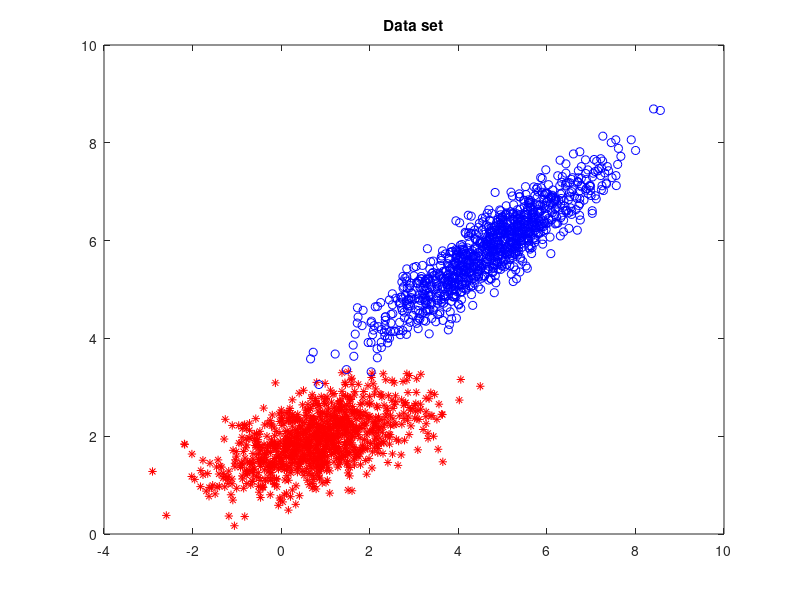

Reproduce this figure in MATLAB. (Note: this script raises an error after producing the figure.)
% Pattern recognition - Homework 3
% Linear classifier - First, second and third iterative procedure. 

% Generates 1000 points from each of the 2 classes. Classes are linearly
% separable and have normal distribution. 
% A linear classifier is calculated using first iterative procedure. A
% dependency of error based on parameter s is plotted. Optimal s is found
% and a classifier is calculated and plotted based on it. 
% A linear classifier is calculated using second iterative procedure. A
% dependency of error based on parameter s is plotted. Optimal s is found
% and a classifier is calculated and plotted based on it. 
% A linear classifier is calculated using second iterative procedure. A
% dependency of error based on parameter s is plotted. Optimal s is found
% and a classifier is calculated and plotted based on it. 

% January, 2019
% Savic Jovana 2013/243

close all
clear all

%%%%%%%%%%%%%%%%%%%%%%%%%%%%%%%%%%%%%%%%%%%%%%%%%%%%%%%%%%%%%%%%%%%%%%%%%%%

% Generate 1000 points from each of two 2-dimensional classes. 
% Probability density functions are defined as:
% f1(X) = N(M1, S1)
% f2(X) = N(M2, S2)

N = 1000;

M1 = [0.8 1.9]';
M2 = [4.7 5.8]';

S1 = [1 0.7; 0.3 0.5]; 
S2 = [1.3 1.5; 0.8 1.1]; 

P1 = 0.5; P2 = 0.5;

% Apply color transform.
[F1, L1] = eig(S1);
[F2, L2] = eig(S2); 

T1 = F1 * L1^(1/2); 
T2 = F2 * L2^(1/2); 

% Generate first class' data points.
for i = 1:N
    X1(:,i) = T1*randn(2,1)+M1;
end

% Generate second class' data points.
for i = 1:N
    X2(:,i) = T2*randn(2,1)+M2;
end

% Plot data points
figure(1)
plot(X1(1,:),X1(2,:),'r*');
title('Data set');
hold on
plot(X2(1,:), X2(2,:), 'bo');
hold off

%%%%%%%%%%%%%%%%%%%%%%%%%%%%%%%%%%%%%%%%%%%%%%%%%%%%%%%%%%%%%%%%%%%%%%%%%%%
% First iterative procedure.
%%%%%%%%%%%%%%%%%%%%%%%%%%%%%%%%%%%%%%%%%%%%%%%%%%%%%%%%%%%%%%%%%%%%%%%%%%%

S1 = cov(X1');
S2 = cov(X2');
M1 = mean(X1')';
M2 = mean(X2')';

s = 0:0.001:1;
error = zeros(size(s));
for i=1:length(s)
    % Find vector V.
    V = getV(s(i), M1, M2, S1, S2); 
    % Find other params.
    [var1, var2, v0, eta1, eta2] = findParams(V, M1, M2, S1, S2, s(i));  
    % Find error.
    error(i) = integralError(eta1, sqrt(var1), eta2, sqrt(var2), P1, P2);
end

%Plot error dependency on s.
figure(2),
plot(s, error), title('First iterative procedure : Error dependency'),
xlabel('s'), ylabel('$$\varepsilon$$ (s)', 'Interpreter','latex');

%Find optimal s and parameters that correspond to it.
[e_min ind] = min(error);
s_opt = s(ind);

% Find vector V.
V = getV(s_opt, M1, M2, S1, S2);  
% Find other params.
[var1, var2, v0, eta1, eta2] = findParams(V, M1, M2, S1, S2, s_opt);  

% Plot classifer. 
x=-4:0.1:12;
y=-2:0.1:10;
h=zeros(length(x),length(y));
for i=1:length(x)
    X=[x(i)*ones(1,length(y));y];
    h(i,:)=V'*X+v0;
end

figure(1);
hold on
contour(x,y,h',[0 0],'black');
hold off

%%%%%%%%%%%%%%%%%%%%%%%%%%%%%%%%%%%%%%%%%%%%%%%%%%%%%%%%%%%%%%%%%%%%%%%%%%%
% Second iterative procedure.
%%%%%%%%%%%%%%%%%%%%%%%%%%%%%%%%%%%%%%%%%%%%%%%%%%%%%%%%%%%%%%%%%%%%%%%%%%%

s = 0:0.001:1;
error = zeros(size(s));
for i=1:length(s)
    % Find vector V.
    V = getV(s(i), M1, M2, S1, S2); 
    % Find v0 limits.
    [v0_begin, v0_end] = v0Limits(V, X1, X2);
    % Find optimal v0.
    [v0_opt, e_min] = findOptimalv0(v0_begin, v0_end, X1, X2, V);
    error(i) = findErrors(V, v0_opt, X1, X2);
end

%Plot error dependency on s.
figure,
plot(s, error), title('Second iterative procedure : Error dependency');
xlabel('s'), ylabel('$$\varepsilon$$ (s)', 'Interpreter','latex');

%Find optimal s and plot classifier.
[e_min ind] = min(error);
s_opt = s(ind);

V = getV(s_opt, M1, M2, S1, S2); 
var1 = (V')*S1*V;
var2 = (V')*S2*V;
% Find v0.
v0 = -(s*var1*(V'*M2)+(1-s)*var2*(V'*M1))/(s*var1+(1-s)*var2);

% Plot classifer. 
x=-4:0.1:12;
y=-2:0.1:10;
h=zeros(length(x),length(y));
for i=1:length(x)
    X=[x(i)*ones(1,length(y));y];
    h(i,:)=V'*X+v0;
end

figure(1);
hold on
contour(x,y,h',[0 0],'m');
hold off

%%%%%%%%%%%%%%%%%%%%%%%%%%%%%%%%%%%%%%%%%%%%%%%%%%%%%%%%%%%%%%%%%%%%%%%%%%%
% Third iterative procedure.
%%%%%%%%%%%%%%%%%%%%%%%%%%%%%%%%%%%%%%%%%%%%%%%%%%%%%%%%%%%%%%%%%%%%%%%%%%%

N_training = round(0.8*N); %Take 80% as training set. The rest is test set.
X1_training = X1(:,1:N_training); X1_test = X1(:,N_training+1:end);
X2_training = X2(:,1:N_training); X2_test = X2(:,N_training+1:end);

% Estimate expected values and covariance matrices on traning set.
S1 = cov(X1_training');
S2 = cov(X2_training');
M1 = mean(X1_training')';
M2 = mean(X2_training')';

s = 0:0.001:1;
error = zeros(size(s));
for i=1:length(s)
    % Find vector V.
    V = getV(s(i), M1, M2, S1, S2); 
    % Find v0 limits.
    [v0_begin, v0_end] = v0Limits(V, X1_training, X2_training);
    % Find optimal v0.
    [v0_opt, e_min] = findOptimalv0(v0_begin, v0_end, X1_training, X2_training, V);
    error(i) = findErrors(V, v0_opt, X1_test, X2_test);
end

%Plot error dependency on s.
figure,
plot(s, error), title('Third iterative procedure : Error dependency');
xlabel('s'), ylabel('$$\varepsilon$$ (s)', 'Interpreter','latex');

%Find optimal s and plot classifier.
[e_min ind] = min(error);
s_opt = s(ind);

V = getV(s_opt, M1, M2, S1, S2); 
var1 = (V')*S1*V;
var2 = (V')*S2*V;
% Find v0.
v0 = -(s*var1*(V'*M2)+(1-s)*var2*(V'*M1))/(s*var1+(1-s)*var2);

% Plot classifer. 
x=-4:0.1:12;
y=-2:0.1:10;
h=zeros(length(x),length(y));
for i=1:length(x)
    X=[x(i)*ones(1,length(y));y];
    h(i,:)=V'*X+v0;
end

figure(1);
hold on
contour(x,y,h',[0 0],'green');
legend('class1', 'class2', 'First procedure', 'Second procedure', 'Third procedure');
hold off

%%%%%%%%%%%%%%%%%%%%%%%%%%%%%%%%%%%%%%%%%%%%%%%%%%%%%%%%%%%%%%%%%%%%%%%%%%%
% Helper functions - first iterative procedure. 

function V = getV(s, M1, M2, S1, S2)
%   Finds value of vector V for given expected value vectors and covariance
%   matrices as defined in first iterative procedure.

    V = inv(s*S1+(1-s)*S2)*(M2-M1);
end

function [var1, var2, v0, eta1, eta2] = findParams(V, M1, M2, S1, S2, s)
%   Finds sigmas squared, v0 and etas for given vector V, expected value
%   vector M, covariance matrix S and parameter s as defined in first iterative
%   procedure.

    var1 = V'*S1*V;
    var2 = V'*S2*V;
    
    v0 = -(s*var1*(V'*M2)+(1-s)*var2*(V'*M1))/(s*var1+(1-s)*var2);
    
    eta1 = V'*M1+v0;
    eta2 = V'*M2+v0;
   
end

function eps = integralError(eta1, sigma1, eta2, sigma2, P1, P2)
%   Finds error by calculating integral as defined in first iterative
%   procedure.

    eps1 = 1 - normcdf(-eta1/sigma1);
    eps2 = normcdf(-eta2/sigma2);
    
    eps = P1*eps1+P2*eps2;
    
end

%%%%%%%%%%%%%%%%%%%%%%%%%%%%%%%%%%%%%%%%%%%%%%%%%%%%%%%%%%%%%%%%%%%%%%%%%%%
% Helper functions - second and third iterative procedure.

function [v_begin, v_end] = v0Limits(V, X1, X2)
%   Finds upper and lower limit of v0 for given vector V and sample sets X1
%   and X2. Used for third iterative procedure.

    N = size(X1,2); %Preallocate for speed.
    y1 = zeros([N 1]); 
    y2 = zeros([N 1]);
    
    for i=1:N
        y1(i) = V'*X1(:,i);
        y2(i) = V'*X2(:,i);
    end
    
    v_begin = -max(max(y1), max(y2));
    v_end = - min(min(y1), min(y2));
    
end

function [v0_opt, e_min]= findOptimalv0(v0_begin, v0_end, X1, X2, V)
%   Finds optimal v0 for given test set X1 and X2 and vector V. Checks
%   values between v0_begin and v0_end.  

    N = size(X1,2); %Preallocate for speed.
    y1 = zeros([N 1]); 
    y2 = zeros([N 1]);

    for i=1:N
        y1(i) = V'*X1(:,i);
        y2(i) = V'*X2(:,i);
    end
    
    v0_delta = (v0_end-v0_begin)/1000;
    v0 = v0_begin:v0_delta:v0_end;  
    for i = 1:size(v0, 2)
        error(i) = sum(y1 >= -v0(i)) + sum(y2 <= -v0(i));
    end
    
    [e_min, ind] = min(error);
    v0_opt = v0(ind);
end

function  error = findErrors(V, v0, X1, X2)
%   Finds the number of data points in test sets that have been wrongly
%   classified for given V and v0. Used in third iterative procedure.
    
    N = size(X1,2); %Preallocate for speed.
    y1 = zeros([N 1]); 
    y2 = zeros([N 1]);

    for i=1:N
        y1(i) = V'*X1(:,i);
        y2(i) = V'*X2(:,i);
    end

    error = sum(y1 >= -v0) + sum(y2 <= -v0);
end
